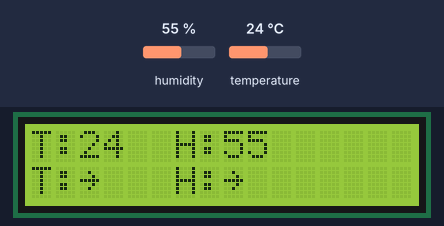
Simulated run of this sketch. Board: Arduino Uno, built with avr-gcc and run on an emulated ATmega328P. On the bench: 16×2 character LCD. The inputs (shaded band) are chosen by the test bench; at power-on: humidity 55 %, temperature 24 °C.

Above: at 1.2 s.
1.3 s: humidity set to 22 %
At 2.6 s:
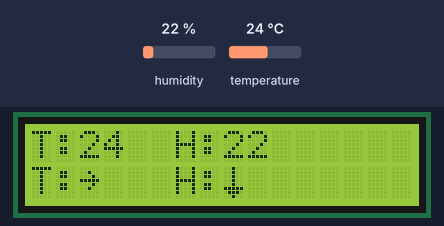
4.6 s: temperature set to 12 °C
At 5.6 s:
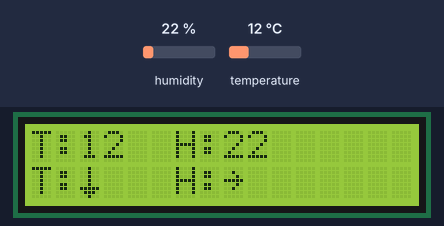
7.7 s: humidity set to 40 %
At 8.6 s:
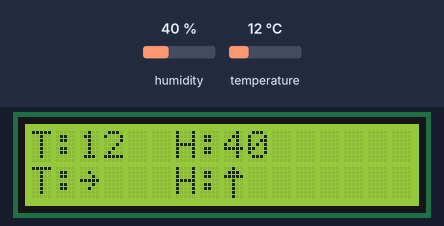
10.8 s: temperature set to 19 °C
At 11.7 s:
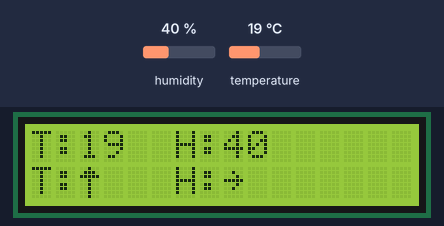
Timing chart, 0 to 13.8 s (numbered marks = the images above; inputs shaded):
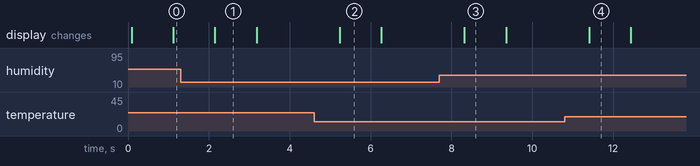

Measured:
- after the input at 1.3 s, the display: changes after 0.85 s (image 1)
- after the input at 4.6 s, the display: changes after 0.64 s (image 2)
- after the input at 7.7 s, the display: changes after 0.62 s (image 3)
- after the input at 10.8 s, the display: changes after 0.61 s (image 4)
- what the display in image 1 shows lasts 1.0 s, from 2.2 s to 3.2 s

The sketch:

DHT11_Display.ino
```cpp
// (licence header left out)
#include <DFRobot_DHT11.h>

// include the library code:
#include <LiquidCrystal.h>

DFRobot_DHT11 DHT;
#define DHT11_PIN 7

// initialize the library by associating any needed LCD interface pin
// with the arduino pin number it is connected to
const int rs = 12, en = 11, d4 = 5, d5 = 4, d6 = 3, d7 = 2;
LiquidCrystal lcd(rs, en, d4, d5, d6, d7);

// define custom characters for up, down, and sideways arrows
byte up_arrow[8] = {
  B00100,
  B01110,
  B11111,
  B00100,
  B00100,
  B00100,
  B00100,
  B00100
};
byte down_arrow[8] = {
  B00100,
  B00100,
  B00100,
  B00100,
  B00100,
  B11111,
  B01110,
  B00100
};
byte sideways_arrow[8] = {
  B00000,
  B00100,
  B00010,
  B11111,
  B00010,
  B00100,
  B00000,
  B00000
};

float prev_temp = 0.0;
float prev_humidity = 0.0;

void setup() {
  Serial.begin(9600);
  // set up the LCD's number of columns and rows:
  lcd.begin(16, 2);
  lcd.setCursor(0, 0);
  // create custom characters
  lcd.createChar(0, up_arrow);
  lcd.createChar(1, down_arrow);
  lcd.createChar(2, sideways_arrow);
}

void loop() {
  DHT.read(DHT11_PIN);
  lcd.setCursor(0, 0);
  lcd.print("T:");
  lcd.print(DHT.temperature);
  lcd.print("  H:");
  lcd.print(DHT.humidity);

  lcd.setCursor(0, 1);
  lcd.write("T:");
  if(DHT.temperature > prev_temp) {
    lcd.write(byte(0)); // up arrow
  } else if(DHT.temperature < prev_temp) {
    lcd.write(byte(1)); // down arrow
  } else {
    lcd.write(byte(2)); // sideways arrow
  }
lcd.write("   H:");
  if(DHT.humidity > prev_humidity) {
    lcd.write(byte(0)); // up arrow
  } else if(DHT.humidity < prev_humidity) {
    lcd.write(byte(1)); // down arrow
  } else {
    lcd.write(byte(2)); // sideways arrow
  }

  prev_temp = DHT.temperature;
  prev_humidity = DHT.humidity;

  lcd.display();
  delay(1000);
}
```
